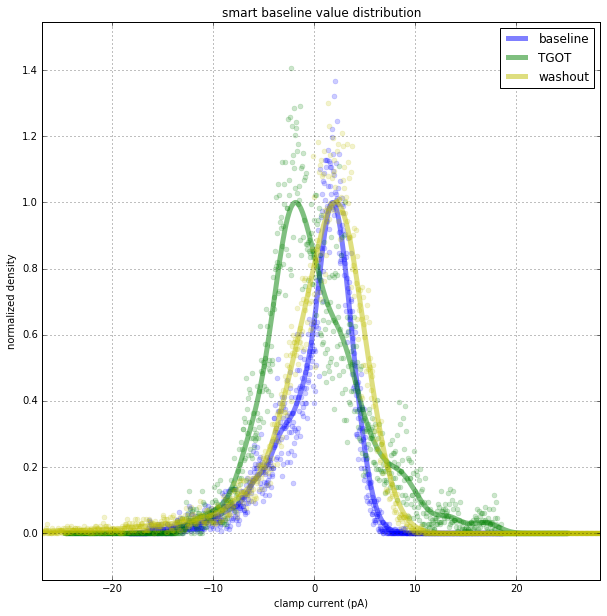

This figure's Python source:
"""
MOST OF THIS CODE IS NOT USED
ITS COPY/PASTED AND LEFT HERE FOR CONVENIENCE
"""

import os
import sys

# in case our module isn't installed (running from this folder)
if not os.path.abspath('../../../') in sys.path:
    sys.path.append('../../../') # helps spyder get docs

import swhlab
import swhlab.common as cm
import matplotlib.pyplot as plt
import numpy as np

import warnings # suppress VisibleDeprecationWarning warning
warnings.filterwarnings("ignore", category=np.VisibleDeprecationWarning)

def analyzeSweep(abf,plotToo=True,color=None,label=None):
    Y=abf.sweepYsmartbase()[abf.pointsPerSec*.5:]
    AV,SD=np.average(Y),np.std(Y)
    dev=5 # number of stdevs from the avg to set the range
    R1,R2=[(AV-SD)*dev,(AV+SD)*dev]
    nBins=1000
    hist,bins=np.histogram(Y,bins=nBins,range=[R1,R2],density=True)
    histSmooth=abf.convolve(hist,cm.kernel_gaussian(nBins/5))

    peakI=np.where(histSmooth==max(histSmooth))[0][0]
    peakX=bins[peakI]

    hist,histSmooth=hist/max(histSmooth),histSmooth/max(histSmooth) # normalize height to 1

    if plotToo:
        plt.plot(bins[1:],hist,'.',color=color,alpha=.2,ms=10)
        plt.plot(bins[1:],histSmooth,'-',color=color,lw=5,alpha=.5,label=label)

    return

if __name__=="__main__":
    #abfFile=R"C:\Users\scott\Documents\important\demodata\abfs\16d07022.abf"
    abfFile=R"X:\Data\2P01\2016\2016-09-01 PIR TGOT\16d07022.abf"
    abf=swhlab.ABF(abfFile)

    # prepare figure
    plt.figure(figsize=(10,10))
    plt.grid()
    plt.title("smart baseline value distribution")
    plt.xlabel(abf.units2)
    plt.ylabel("normalized density")

    # do the analysis
    abf.kernel=abf.kernel_gaussian(sizeMS=500)
    abf.setsweep(175)
    analyzeSweep(abf,color='b',label="baseline")
    abf.setsweep(200)
    analyzeSweep(abf,color='g',label="TGOT")
    abf.setsweep(375)
    analyzeSweep(abf,color='y',label="washout")

    # show figure
    plt.legend()
    plt.margins(0,.1)
    plt.show()

    print("DONE")
